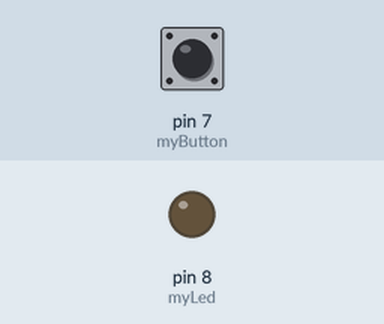
This sketch was run on a simulated Arduino Uno, built with avr-gcc and run on an emulated ATmega328P. Parts: output pins drawn as LEDs (lit = HIGH). The inputs (shaded band) are chosen by the test bench; at power-on: pin 7 (myButton) HIGH.

Above: at 1.2 s.
1.3 s: pin 7 (myButton) pulled LOW for 0.15 s
At 1.8 s:
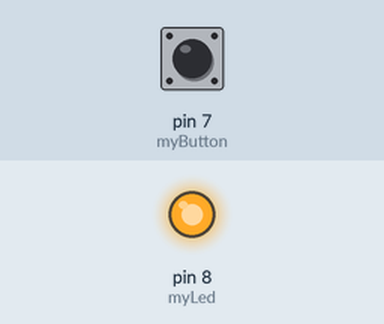
2.9 s: pin 7 (myButton) pulled LOW for 1 s
At 4.2 s:
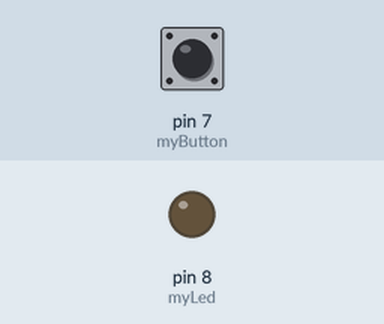
5.4 s: pin 7 (myButton) pulled LOW for 3.2 s
At 9.0 s:
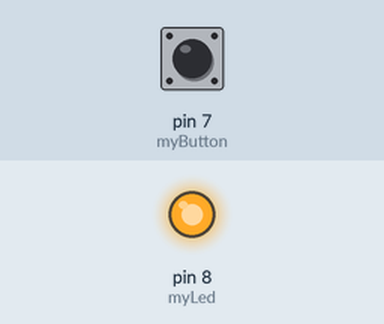
Timing chart, 0 to 10.5 s (numbered marks = the images above; inputs shaded):
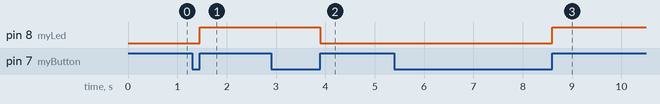

The sketch:

app.ino
```cpp
unsigned int myLed = 8;
unsigned int myButton = 7;

bool prevButtonState = false;
bool buttonSwitch = true;

void setup() {
  pinMode(myLed, OUTPUT);
  pinMode(myButton, INPUT_PULLUP);
}
// the loop function runs over and over again forever
void loop() {
  bool currentButtonState = digitalRead(myButton);
  if (currentButtonState && !prevButtonState) {
    buttonSwitch = !buttonSwitch;
  }
  prevButtonState = currentButtonState;

  digitalWrite(myLed, buttonSwitch);
}
```

Measured:
- after the input at 1.3 s, pin 8 (myLed): LOW → HIGH after 0.15 s
- after the input at 2.9 s, pin 8 (myLed): HIGH → LOW after 1.0 s
- after the input at 5.4 s, pin 8 (myLed): LOW → HIGH after 3.2 s
